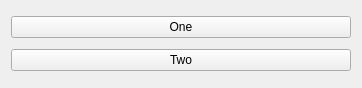
<?xml version="1.0" encoding="UTF-8"?>
<ui version="4.0">
 <class>Widget</class>
 <widget class="QWidget" name="Widget">
  <property name="geometry">
   <rect>
    <x>0</x>
    <y>0</y>
    <width>362</width>
    <height>88</height>
   </rect>
  </property>
  <property name="windowTitle">
   <string>Widget</string>
  </property>
  <layout class="QVBoxLayout" name="verticalLayout">
   <item>
    <widget class="QPushButton" name="pushButton">
     <property name="text">
      <string>One</string>
     </property>
    </widget>
   </item>
   <item>
    <widget class="QPushButton" name="pushButton_2">
     <property name="text">
      <string>Two</string>
     </property>
    </widget>
   </item>
  </layout>
 </widget>
 <resources/>
 <connections/>
</ui>
